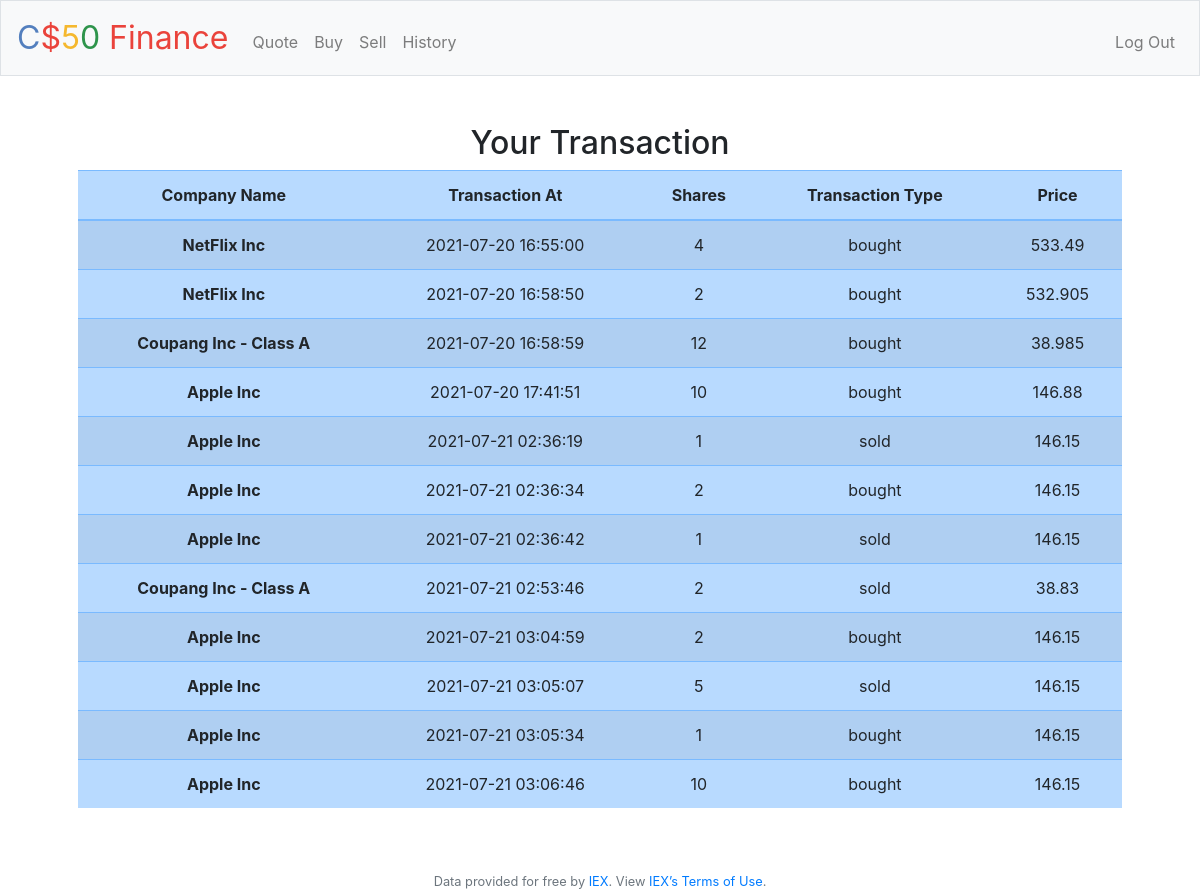
Screenshot of /history (signed in) with the database file from the repository.
### tables this page shows
CREATE TABLE 'purchases' (
id INTEGER PRIMARY KEY,
user_id INTEGER NOT NULL,
company TEXT NOT NULL,
price DOUBLE PRECISION NOT NULL,
shares INTEGER NOT NULL,
time DATETIME NOT NULL DEFAULT CURRENT_TIMESTAMP, 'symbol'  text NOT NULL  , total DOUBLE PRECISION NOT NULL,
FOREIGN KEY(user_id) REFERENCES users(id)
);

### application.py (the view)
@app.route("/history")
@login_required
def history():
    portfolio = []
    records = db.execute("SELECT company, symbol, shares, time, price FROM purchases WHERE user_id = ?", session["user_id"])
    for r in records:
        actionType = "bought" if (r["shares"] > 0) else "sold"
        temp = {
            "company": r["company"],
            "time": r["time"],
            "shares": abs(r["shares"]),
            "type": actionType,
            "price": r["price"]
        }
        portfolio.append(temp)
    return render_template("history.html", portfolio=portfolio)

### application.py (called while the page is built)
@app.after_request
def after_request(response):
    response.headers["Cache-Control"] = "no-cache, no-store, must-revalidate"
    response.headers["Expires"] = 0
    response.headers["Pragma"] = "no-cache"
    return response

### helpers.py (called while the page is built)
def login_required(f):
    @wraps(f)
    def decorated_function(*args, **kwargs):
        if session.get("user_id") is None:
            return redirect("/login")
        return f(*args, **kwargs)
    return decorated_function

### templates/history.html (shortened to what this page needs)
{% extends "layout.html" %}
{% block main %}
    <div class="section">
        <h2>Your Transaction</h2>
        <table class="table table-primary table-striped">
            <thead>
                <tr>
                    <th scope="col">Company Name</th>
                    <th scope="col">Transaction At</th>
                    <th scope="col">Shares</th>
                    <th scope="col">Transaction Type</th>
                    <th scope="col">Price</th>
                </tr>
            </thead>
            <tbody>
                {% for p in portfolio %}
                <tr>
                    <th scope="row">{{ p.company }}</th>
                    <td>{{ p.time }}</td>
                    <td>{{ p.shares }}</td>
                    <td>{{ p.type }}</td>
                    <td>{{ p.price }}</td>
                </tr>
                {% endfor %}
            </tbody>
        </table>
    </div>
{% endblock %}

### templates/layout.html (shortened to what this page needs)
<!DOCTYPE html>
<html lang="en">
    <head>
        <link rel="stylesheet" href="https://cdn.jsdelivr.net/npm/bootstrap@4.5.3/dist/css/bootstrap.min.css">
        <link href="/static/styles.css" rel="stylesheet">
    </head>
    <body>
        <nav class="navbar navbar-expand-md navbar-light bg-light border">
            <a class="navbar-brand" href="/"><span class="blue">C</span><span class="red">$</span><span class="yellow">5</span><span class="green">0</span> <span class="red">Finance</span></a>
            <div class="collapse navbar-collapse" id="navbar">
                {% if session.user_id %}
                    <ul class="navbar-nav mr-auto mt-2">
                        <li class="nav-item"><a class="nav-link" href="/quote">Quote</a></li>
                        <li class="nav-item"><a class="nav-link" href="/buy">Buy</a></li>
                        <li class="nav-item"><a class="nav-link" href="/sell">Sell</a></li>
                        <li class="nav-item"><a class="nav-link" href="/history">History</a></li>
                    </ul>
                    <ul class="navbar-nav ml-auto mt-2">
                        <li class="nav-item"><a class="nav-link" href="/logout">Log Out</a></li>
                    </ul>
                {% else %}
                    <ul class="navbar-nav ml-auto mt-2">
                        <li class="nav-item"><a class="nav-link" href="/register">Register</a></li>
                        <li class="nav-item"><a class="nav-link" href="/login">Log In</a></li>
                    </ul>
                {% endif %}
            </div>
        </nav>
        <main class="container p-5">
            {% block main %}{% endblock %}
        </main>
        <footer class="small text-center text-muted">
            Data provided for free by <a href="https://iextrading.com/developer">IEX</a>. View <a href="https://iextrading.com/api-exhibit-a/">IEX’s Terms of Use</a>.
        </footer>
    </body>
</html>

### static/styles.css (style rules this page uses)
nav .navbar-brand { font-size: xx-large; }
nav .navbar-brand .blue { color: #537fbe; }
nav .navbar-brand .red { color: #ea433b; }
nav .navbar-brand .yellow { color: #f5b82e; }
nav .navbar-brand .green { color: #2e944b; }
main { overflow-x: auto; text-align: center; }

### rows the page displays
purchases: company "NetFlix Inc", time "2021-07-20 16:55:00", shares "4", type "bought", price "533.49"
purchases: company "NetFlix Inc", time "2021-07-20 16:58:50", shares "2", type "bought", price "532.905"
purchases: company "Coupang Inc - Class A", time "2021-07-20 16:58:59", shares "12", type "bought", price "38.985"
purchases: company "Apple Inc", time "2021-07-20 17:41:51", shares "10", type "bought", price "146.88"
purchases: company "Apple Inc", time "2021-07-21 02:36:19", shares "1", type "sold", price "146.15"
purchases: company "Apple Inc", time "2021-07-21 02:36:34", shares "2", type "bought", price "146.15"
purchases: company "Apple Inc", time "2021-07-21 02:36:42", shares "1", type "sold", price "146.15"
purchases: company "Coupang Inc - Class A", time "2021-07-21 02:53:46", shares "2", type "sold", price "38.83"
purchases: company "Apple Inc", time "2021-07-21 03:04:59", shares "2", type "bought", price "146.15"
purchases: company "Apple Inc", time "2021-07-21 03:05:07", shares "5", type "sold", price "146.15"
purchases: company "Apple Inc", time "2021-07-21 03:05:34", shares "1", type "bought", price "146.15"
purchases: company "Apple Inc", time "2021-07-21 03:06:46", shares "10", type "bought", price "146.15"
